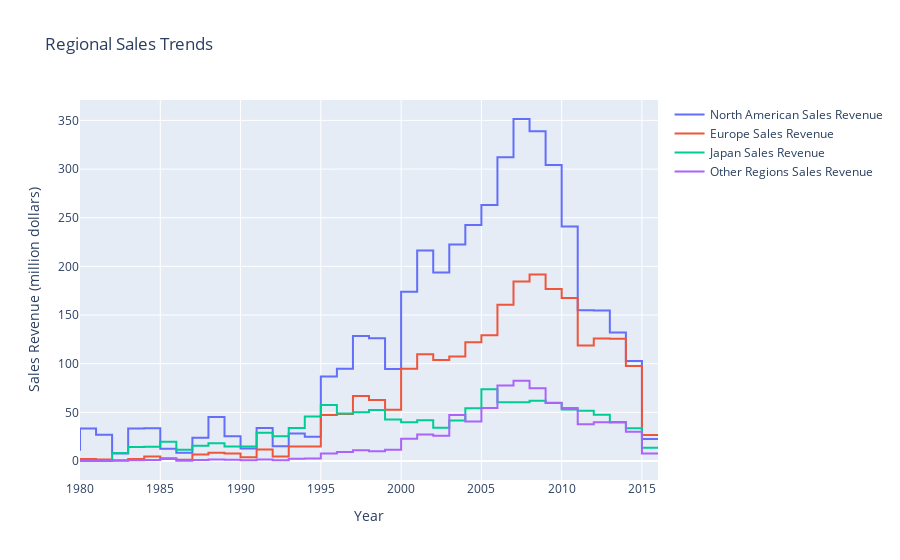

The notebook cell this image was saved under:
### Code cell
# Create DataFrame year_sales to summarize sales data by year
year_sales = df.loc[:, ['Name', 'Year', 'NA_Sales', 'EU_Sales', 'JP_Sales', 'Other_Sales']].groupby(by='Year').sum()

# Create four line plot objects representing sales trends in different regions
fig1 = go.Scatter(x=year_sales.index, y=year_sales['NA_Sales'],
                  name="North American Sales Revenue",
                  line_shape='vh'
                  )
fig2 = go.Scatter(x=year_sales.index, y=year_sales['EU_Sales'],
                  name="Europe Sales Revenue",
                  line_shape='vh')
fig3 = go.Scatter(x=year_sales.index, y=year_sales['JP_Sales'],
                  name="Japan Sales Revenue",
                  line_shape='vh')
fig4 = go.Scatter(x=year_sales.index, y=year_sales['Other_Sales'],
                  name="Other Regions Sales Revenue",
                  line_shape='vh')

# Place the four line plot objects in a list
figs = [fig1, fig2, fig3, fig4]

# Create layout for the plot
layout = dict(title='Regional Sales Trends',
              xaxis=dict(title='Year'),
              yaxis=dict(title='Sales Revenue (million dollars)')
              )

# Create the plot object
figure = dict(data=figs, layout=layout)

# Display the plot in the Notebook
iplot(figure)

### Figure 1 — Plotly figure (JSON) as saved in the notebook; plotly's stock layout.template omitted (floating-point values rounded to 4 significant figures)
{"data": [{"line": {"shape": "vh"}, "name": "North American Sales Revenue", "type": "scatter", "x": [1980, 1981, 1982, 1983, 1984, 1985, 1986, 1987, 1988, 1989, 1990, 1991, 1992, 1993, 1994, 1995, 1996, 1997, 1998, 1999, 2000, 2001, 2002, 2003, 2004, 2005, 2006, 2007, 2008, 2009, 2010, 2011, 2012, 2013, 2014, 2015, 2016], "y": [10.59, 33.4, 26.92, 7.76, 33.28, 33.73, 12.5, 8.46, 23.87, 45.15, 25.46, 12.76, 33.87, 15.12, 28.15, 24.82, 86.76, 94.75, 128.4, 126.1, 94.49, 174.0, 216.2, 193.6, 222.6, 242.6, 263.1, 312.1, 351.4, 338.9, 304.2, 241.1, 155.0, 154.8, 132.0, 102.8, 22.66]}, {"line": {"shape": "vh"}, "name": "Europe Sales Revenue", "type": "scatter", "x": [1980, 1981, 1982, 1983, 1984, 1985, 1986, 1987, 1988, 1989, 1990, 1991, 1992, 1993, 1994, 1995, 1996, 1997, 1998, 1999, 2000, 2001, 2002, 2003, 2004, 2005, 2006, 2007, 2008, 2009, 2010, 2011, 2012, 2013, 2014, 2015, 2016], "y": [0.67, 1.96, 1.65, 0.8, 2.1, 4.74, 2.84, 1.41, 6.59, 8.44, 7.63, 3.95, 11.71, 4.65, 14.88, 14.9, 47.26, 48.32, 66.9, 62.67, 52.75, 94.89, 109.7, 103.8, 107.3, 121.9, 129.2, 160.5, 184.4, 191.6, 176.7, 167.4, 118.8, 125.8, 125.7, 97.71, 26.76]}, {"line": {"shape": "vh"}, "name": "Japan Sales Revenue", "type": "scatter", "x": [1980, 1981, 1982, 1983, 1984, 1985, 1986, 1987, 1988, 1989, 1990, 1991, 1992, 1993, 1994, 1995, 1996, 1997, 1998, 1999, 2000, 2001, 2002, 2003, 2004, 2005, 2006, 2007, 2008, 2009, 2010, 2011, 2012, 2013, 2014, 2015, 2016], "y": [0, 0, 0, 8.1, 14.27, 14.56, 19.81, 11.63, 15.76, 18.36, 14.88, 14.78, 28.91, 25.33, 33.99, 45.75, 57.44, 48.87, 50.04, 52.34, 42.77, 39.86, 41.76, 34.2, 41.65, 54.28, 73.73, 60.29, 60.26, 61.89, 59.49, 53.04, 51.74, 47.59, 39.46, 33.72, 13.7]}, {"line": {"shape": "vh"}, "name": "Other Regions Sales Revenue", "type": "scatter", "x": [1980, 1981, 1982, 1983, 1984, 1985, 1986, 1987, 1988, 1989, 1990, 1991, 1992, 1993, 1994, 1995, 1996, 1997, 1998, 1999, 2000, 2001, 2002, 2003, 2004, 2005, 2006, 2007, 2008, 2009, 2010, 2011, 2012, 2013, 2014, 2015, 2016], "y": [0.12, 0.32, 0.31, 0.14, 0.7, 0.92, 1.93, 0.2, 0.99, 1.5, 1.4, 0.74, 1.65, 0.89, 2.2, 2.64, 7.69, 9.13, 11.03, 10.05, 11.62, 22.76, 27.28, 26.01, 47.29, 40.58, 54.43, 77.6, 82.39, 74.77, 59.9, 54.39, 37.82, 39.82, 40.02, 30.01, 7.75]}], "layout": {"title": {"text": "Regional Sales Trends"}, "xaxis": {"title": {"text": "Year"}}, "yaxis": {"title": {"text": "Sales Revenue (million dollars)"}}}}
